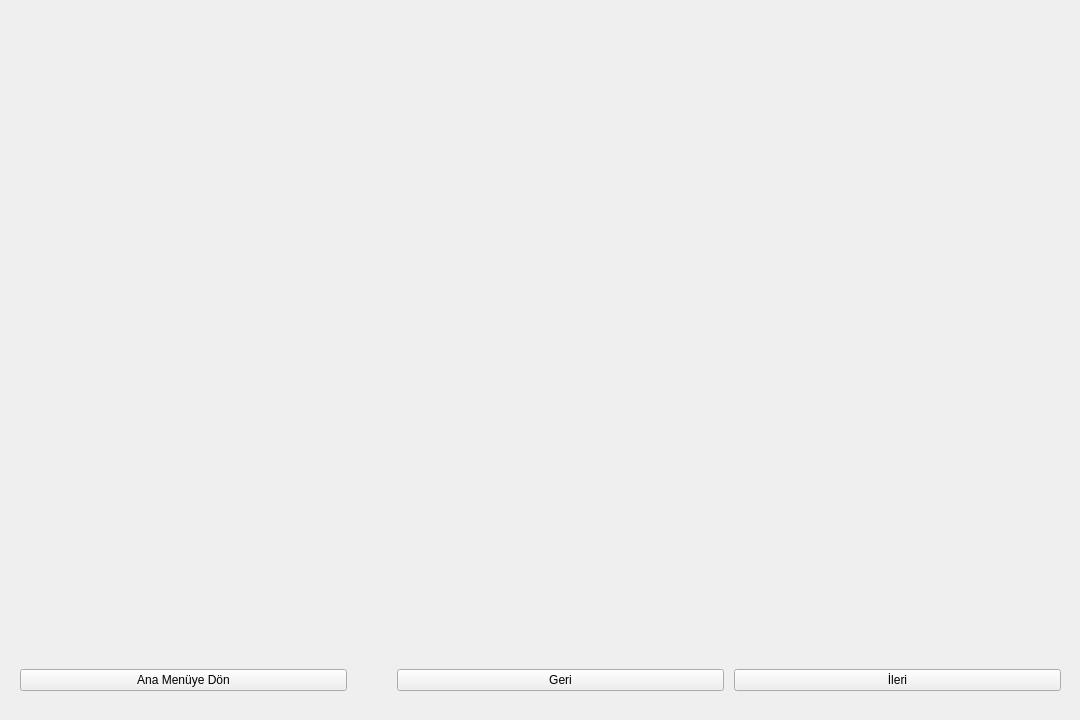
<?xml version="1.0" encoding="UTF-8"?>
<ui version="4.0">
 <class>layoutWidget</class>
 <widget class="QWidget" name="layoutWidget">
  <property name="geometry">
   <rect>
    <x>0</x>
    <y>0</y>
    <width>1080</width>
    <height>720</height>
   </rect>
  </property>
  <property name="windowTitle">
   <string>Form</string>
  </property>
  <widget class="QWidget" name="verticalLayoutWidget">
   <property name="geometry">
    <rect>
     <x>0</x>
     <y>0</y>
     <width>1081</width>
     <height>121</height>
    </rect>
   </property>
   <layout class="QVBoxLayout" name="verticalLayout">
    <item>
     <widget class="QLabel" name="title">
      <property name="text">
       <string/>
      </property>
      <property name="alignment">
       <set>Qt::AlignCenter</set>
      </property>
     </widget>
    </item>
   </layout>
  </widget>
  <widget class="QWidget" name="middleWidget" native="true">
   <property name="geometry">
    <rect>
     <x>0</x>
     <y>120</y>
     <width>1081</width>
     <height>541</height>
    </rect>
   </property>
  </widget>
  <widget class="QWidget" name="horizontalLayoutWidget">
   <property name="geometry">
    <rect>
     <x>0</x>
     <y>660</y>
     <width>1081</width>
     <height>61</height>
    </rect>
   </property>
   <layout class="QHBoxLayout" name="horizontalLayout">
    <property name="spacing">
     <number>10</number>
    </property>
    <property name="leftMargin">
     <number>20</number>
    </property>
    <property name="rightMargin">
     <number>20</number>
    </property>
    <property name="bottomMargin">
     <number>20</number>
    </property>
    <item>
     <widget class="QPushButton" name="backToMainScreenButton">
      <property name="text">
       <string>Ana Menüye Dön</string>
      </property>
     </widget>
    </item>
    <item>
     <spacer name="horizontalSpacer">
      <property name="orientation">
       <enum>Qt::Horizontal</enum>
      </property>
      <property name="sizeType">
       <enum>QSizePolicy::Minimum</enum>
      </property>
      <property name="sizeHint" stdset="0">
       <size>
        <width>40</width>
        <height>20</height>
       </size>
      </property>
     </spacer>
    </item>
    <item>
     <widget class="QPushButton" name="backButton">
      <property name="text">
       <string>Geri</string>
      </property>
     </widget>
    </item>
    <item>
     <widget class="QPushButton" name="nextButton">
      <property name="text">
       <string>İleri</string>
      </property>
     </widget>
    </item>
   </layout>
  </widget>
 </widget>
 <resources/>
 <connections/>
</ui>
